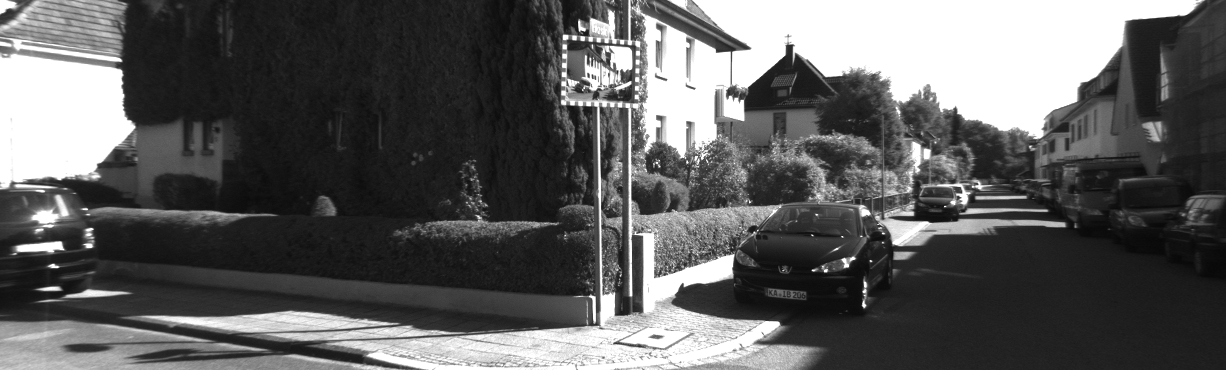
#> input picture Question 2 and 3 Images/000023.png, 1226 x 370 px
$ jupyter execute CV_Epipoles.ipynb
#> lines starting #> are read from the running program, lines starting #| are printed output that depends on the picture; after the words box and inside, x2 and y2 are one past the last pixel; in counts of white or black regions, pixels touching at a corner belong together
[cell 1]
import matplotlib.pyplot as plt
import numpy as np
import cv2

[cell 2]
# Function for picking up points and finding their epipolar lines, on the images
def selectPointsAndfindEpipolarLines(imageL,imageR,F):
    points_L = []
    points_R = []

    mid_point_1 = (imageL.shape[0]//2,imageL.shape[1]//2)
    mid_point_2 = (imageR.shape[0]//2,imageR.shape[1]//2)

    points_L = [[mid_point_1[0],i,1] for i in range(1,imageL.shape[1],10)]
    points_R = [[mid_point_2[0],i,1] for i in range(1,imageR.shape[1],10)]

    lines_L = np.array([ np.dot(F,i) for i in points_R])
    lines_R = np.array([ np.dot(F.transpose(),i) for i in points_L])

    return points_L,points_R,lines_L,lines_R

# Function for drawing Epipolar Lines on images
def drawPointsAndEpipolarLines(pts_1,pts_2,imageL,lines_L,imageR,lines_R):

    output_imageL_points = imageL.copy()
    output_imageR_points = imageR.copy()

    output_imageL_lines = imageL.copy()
    output_imageR_lines = imageR.copy()

    for p in pts_1:
        color = (255,0,0)
        x,y = p[0],p[1]
        output_imageL_points = cv2.circle(output_imageL_points,(x,y)[::-1],5,color,-1)

    for p in pts_2:
        color = (255,0,0)
        x,y = p[0],p[1]
        output_imageR_points = cv2.circle(output_imageR_points,(x,y)[::-1],5,color,-1)

    for r in lines_L:
        color = (0,255,0)
        x0, y0 = map(int, [0, -r[2]/r[1]])
        x1, y1 = map(int, [imageL.shape[1], -(r[2]+r[0]*imageL.shape[1])/r[1]])
        output_imageL_lines = cv2.line(output_imageL_lines, (x0,y0), (x1,y1), color, 2)

    for r in lines_R:
        color = (0,255,0)
        x0, y0 = map(int, [0, -r[2]/r[1]])
        x1, y1 = map(int, [imageR.shape[1], -(r[2]+r[0]*imageR.shape[1])/r[1]])
        output_imageR_lines = cv2.line(output_imageR_lines, (x0,y0), (x1,y1), color, 2)

    fig = plt.figure(figsize=(20,6),facecolor='gray')

    fig.add_subplot(2,2,1)
    plt.imshow(output_imageL_points)
    plt.axis('off')
    plt.title('Points in Image 1')

    fig.add_subplot(2,2,3)
    plt.imshow(output_imageR_points)
    plt.axis('off')
    plt.title('Points in Image 2')

    fig.add_subplot(2,2,4)
    plt.imshow(output_imageL_lines)
    plt.axis('off')
    plt.title('Epipolar lines in Image 1')

    fig.add_subplot(2,2,2)
    plt.imshow(output_imageR_lines)
    plt.axis('off')
    plt.title('Epipolar lines in Image 2')

    return plt

From FM.txt

[cell 3]
F = np.array([
    [3.34638533e-07,  7.58547151e-06, -2.04147752e-03],
    [-5.83765868e-06,  1.36498636e-06, 2.67566877e-04],
    [1.45892349e-03, -4.37648316e-03,  1.00000000e+00]
])

### Checking Code for Finding Epipolar Lines for points on the other Image

[cell 4]
# Load the images
imageL = cv2.imread('./Question 2 and 3 Images/000023.png')
#> imageL is the input picture: shape (370, 1226, 3); min 7, max 255, mean 93
imageR = cv2.imread('./Question 2 and 3 Images/000000.png')
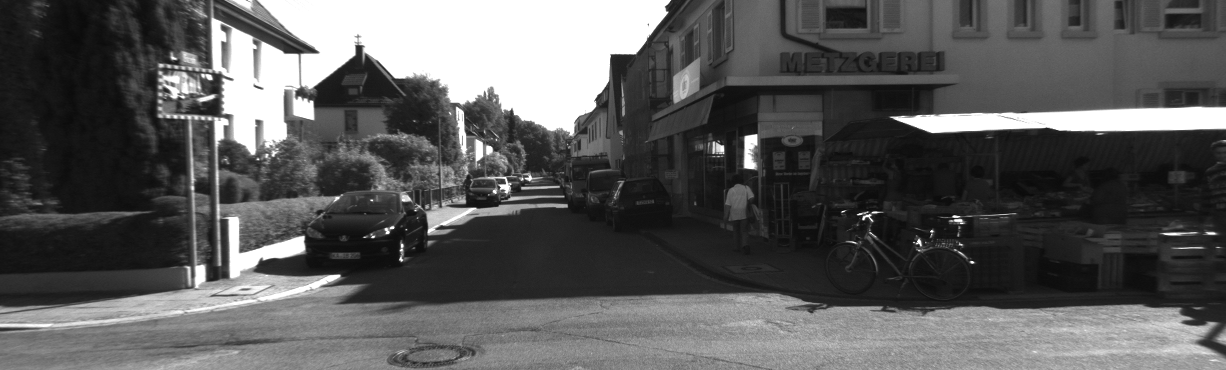
#> input picture Question 2 and 3 Images/000000.png, 1226 x 370 px
#> imageR is the input picture: shape (370, 1226, 3); min 9, max 255, mean 89.5

points_L,points_R,lines_L,lines_R = selectPointsAndfindEpipolarLines(
    imageL=imageL,imageR=imageR,
    F=F
)
#> points_L = 123 items, first 6: [185, 1, 1], [185, 11, 1], [185, 21, 1], [185, 31, 1], [185, 41, 1], [185, 51, 1]; points_R has the same summary as points_L; lines_L = 123 rows, first 8: [-0.00197, -0.000811, 1.27], [-0.0019, -0.000797, 1.22], [-0.00182, -0.000784, 1.18], [-0.00174, -0.00077, 1.13], [-0.00167, -0.000756, 1.09], [-0.00159, -0.000743, 1.05], [-0.00152, -0.000729, 1], [-0.00144, -0.000715, 0.959]; lines_R = 123 rows, first 8: [0.00151, -0.00297, 0.623], [0.00146, -0.00296, 0.625], [0.0014, -0.00294, 0.628], [0.00134, -0.00293, 0.631], [0.00128, -0.00292, 0.633], [0.00122, -0.0029, 0.636], [0.00116, -0.00289, 0.639], [0.00111, -0.00288, 0.641]

plt = drawPointsAndEpipolarLines(
    pts_1=points_L,
    pts_2=points_R,
    imageL=imageL,lines_L=lines_L,
    imageR=imageR,lines_R=lines_R
)
#> the loop in drawPointsAndEpipolarLines, `for p in pts_1:` made 123 passes
#> (p, y) on passes 1 to 12: ([185, 1, 1], 1), ([185, 11, 1], 11), ([185, 21, 1], 21), ([185, 31, 1], 31), ([185, 41, 1], 41), ([185, 51, 1], 51), ([185, 61, 1], 61), ([185, 71, 1], 71), ([185, 81, 1], 81), ([185, 91, 1], 91), ([185, 101, 1], 101), ([185, 111, 1], 111)
#> after the loop in drawPointsAndEpipolarLines, `for p in pts_1:`:
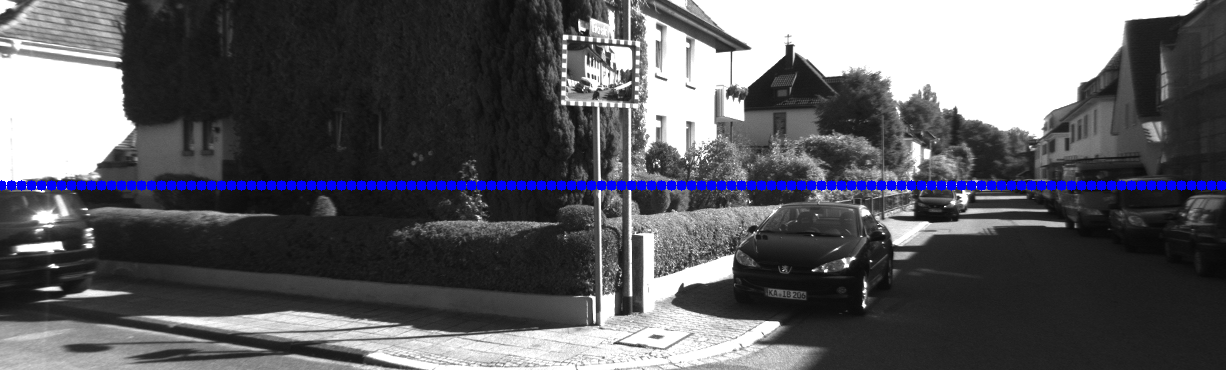
#> output_imageL_points: shape (370, 1226, 3); mean B, G, R 97.2, 91.7, 91.7
#> the loop in drawPointsAndEpipolarLines, `for p in pts_2:` made 123 passes
#> after the loop in drawPointsAndEpipolarLines, `for p in pts_2:`:
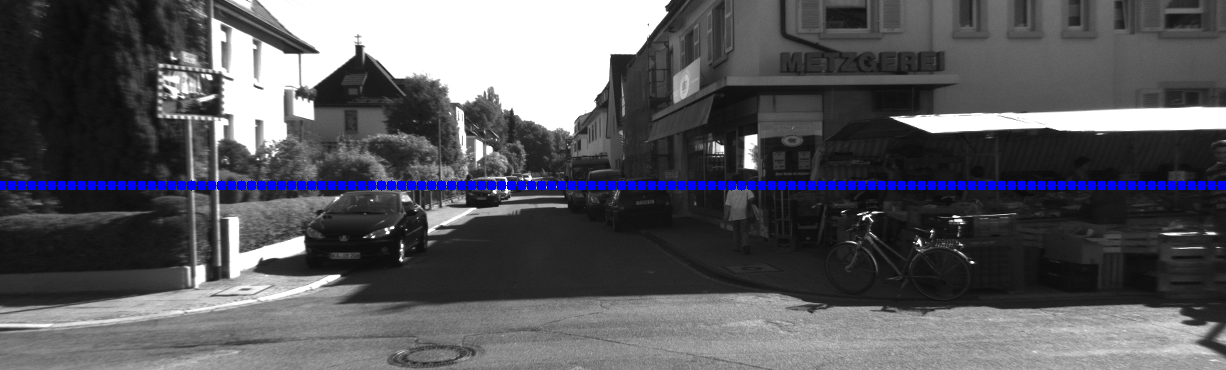
#> output_imageR_points: shape (370, 1226, 3); mean B, G, R 94.1, 88.6, 88.6
#> the loop in drawPointsAndEpipolarLines, `for r in lines_L:` made 123 passes
#> (r, y0, y1) on passes 1 to 12: ([-0.00197, -0.000811, 1.27], 1560, -1420), ([-0.0019, -0.000797, 1.22], 1532, -1383), ([-0.00182, -0.000784, 1.18], 1503, -1344), ([-0.00174, -0.00077, 1.13], 1472, -1304), ([-0.00167, -0.000756, 1.09], 1441, -1262), ([-0.00159, -0.000743, 1.05], 1409, -1219), ([-0.00152, -0.000729, 1], 1375, -1174), ([-0.00144, -0.000715, 0.959], 1340, -1128), ([-0.00137, -0.000702, 0.915], 1304, -1080), ([-0.00129, -0.000688, 0.872], 1266, -1030), ([-0.00121, -0.000675, 0.828], 1227, -978), ([-0.00114, -0.000661, 0.784], 1186, -923)
#> after the loop in drawPointsAndEpipolarLines, `for r in lines_L:`:
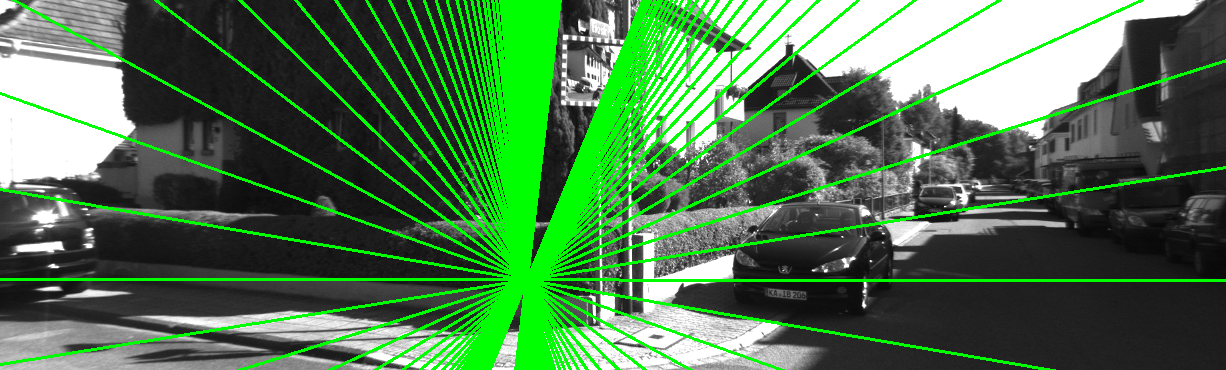
#> output_imageL_lines: shape (370, 1226, 3); mean B, G, R 79.1, 118.9, 79.1
#> the loop in drawPointsAndEpipolarLines, `for r in lines_R:` made 123 passes
#> r on passes 7 to 18: [0.00116, -0.00289, 0.639], [0.00111, -0.00288, 0.641], [0.00105, -0.00286, 0.644], [0.00099, -0.00285, 0.647], [0.000931, -0.00284, 0.649], [0.000873, -0.00282, 0.652], [0.000814, -0.00281, 0.655], [0.000756, -0.00279, 0.657], [0.000698, -0.00278, 0.66], [0.000639, -0.00277, 0.663], [0.000581, -0.00275, 0.665], [0.000523, -0.00274, 0.668]
#> (r, y0, y1) on passes 1 to 6: ([0.00151, -0.00297, 0.623], 209, 834), ([0.00146, -0.00296, 0.625], 211, 815), ([0.0014, -0.00294, 0.628], 213, 795), ([0.00134, -0.00293, 0.631], 215, 775), ([0.00128, -0.00292, 0.633], 217, 755), ([0.00122, -0.0029, 0.636], 219, 735)
#> after the loop in drawPointsAndEpipolarLines, `for r in lines_R:`:
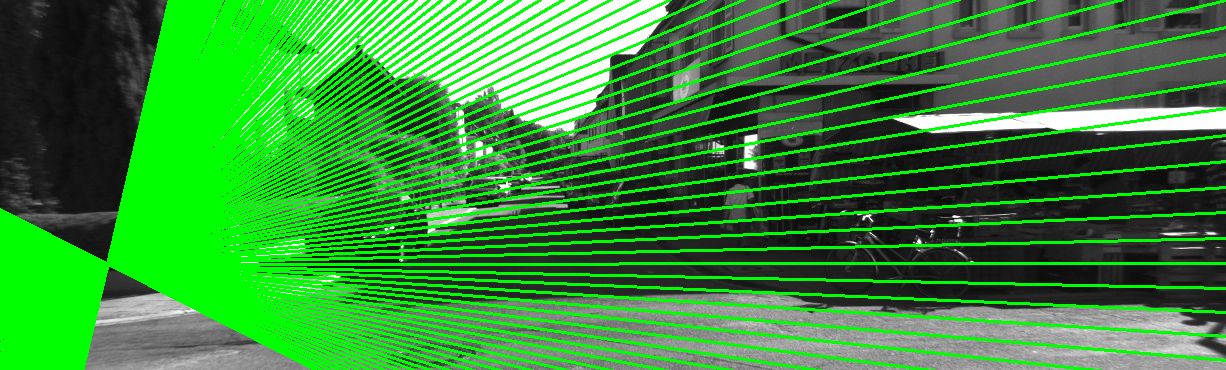
#> output_imageR_lines: shape (370, 1226, 3); mean B, G, R 56.4, 138.7, 56.4

plt.show()
#> figure, not shown here; B, G, R data is drawn as R, G, B

### 10 uniformly spaced points and their corresponding points

[cell 5]
print(imageL.shape,imageR.shape)
#| (370, 1226, 3) (370, 1226, 3)

[cell 6]
def find_descriptor(image, pixel_coordinates):
    # Convert pixel coordinates to keypoint format
    keypoint = cv2.KeyPoint(x=pixel_coordinates[1], y=pixel_coordinates[0], size=1)

    # Initialize SIFT detector
    sift = cv2.SIFT_create()

    # Compute SIFT descriptors for the keypoint
    keypoints, descriptors = sift.compute(image, [keypoint])

    # Return the descriptor
    return descriptors[0]

Finding Correspondance of Left Image points on same Epipolar Line on Right Image

[cell 7]
temp1 = imageL.copy()
temp2 = imageR.copy()

colors = [(0,0,255),(0,255,0),(255,0,0),(0,255,255),(0,0,255),(0,255,0),(255,0,0),(0,255,255),(0,0,255),(0,255,0)]

# First Epipolar Line
left_epipolar_line = lines_L[22]

# 10 points on First Epipolar Line
uniformly_spaced_points_L = [(
    -(left_epipolar_line[2]+left_epipolar_line[0]*(imageL.shape[1]//2 + 20*i))/left_epipolar_line[1],
    imageL.shape[1]//2 + 20*i
) for i in range(-5,5)]

# Finding Descriptors of the 10 points
descriptors_L = np.array([ find_descriptor(imageL,(round(i[0]),round(i[1]))) for i in uniformly_spaced_points_L ])


# Plotting First Epipolar Line
x0, y0 = map(int, [0, -left_epipolar_line[2]/left_epipolar_line[1]])
x1, y1 = map(int, [imageL.shape[1], -(left_epipolar_line[2]+left_epipolar_line[0]*imageL.shape[1])/left_epipolar_line[1]])
temp1 = cv2.line(temp1, (x0,y0), (x1,y1), (0,0,0), 2)
#> temp1: shape (370, 1226, 3); 0.48% of pixels changed, all inside (x1, y1, x2, y2) = (373, 0, 1002, 370)


# Plotting 10 uniformly spaced points on First Epipolar Line
c = 0
for i in uniformly_spaced_points_L:
    x,y = round(i[0]),round(i[1])
    temp1 = cv2.circle(temp1,(y,x),6,colors[c],-1)
    c+=1
#> this loop made 10 passes
#> i on passes 1 to 10: (288.1, 513), (276.3, 533), (264.4, 553), (252.5, 573), (240.7, 593), (228.8, 613), (216.9, 633), (205, 653), (193.2, 673), (181.3, 693)
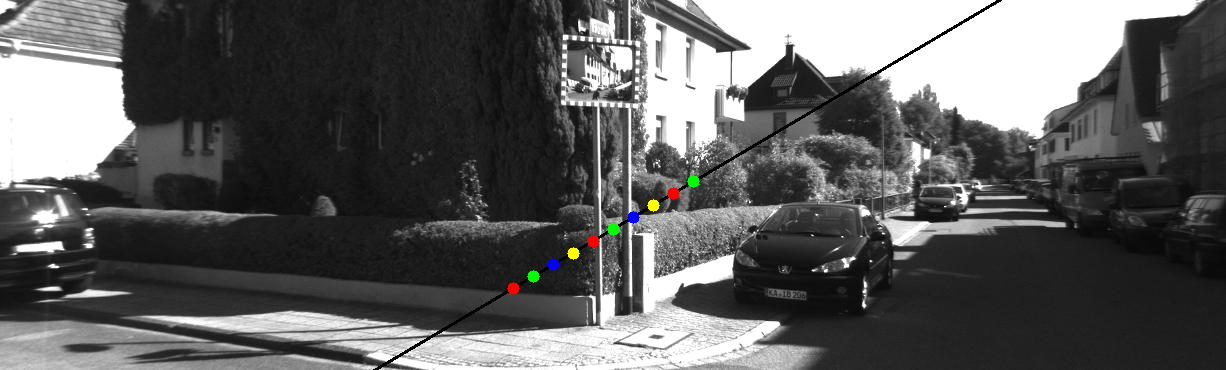
#> temp1: shape (370, 1226, 3); mean B, G, R 92.4, 92.6, 92.6


# Computing the Second Epipolar Line
epipolar_line_on_right = [0,0,0]

for i in uniformly_spaced_points_L:
    temp_line = np.dot( F.transpose() , (i[0],i[1],1) )

    epipolar_line_on_right[0] += temp_line[0]
    epipolar_line_on_right[1] += temp_line[1]
    epipolar_line_on_right[2] += temp_line[2]

epipolar_line_on_right[0]/=10
epipolar_line_on_right[1]/=10
epipolar_line_on_right[2]/=10

# Plotting the Second Epipolar Line
x2, y2 = map(int, [0, -epipolar_line_on_right[2]/epipolar_line_on_right[1]])
x3, y3 = map(int, [imageR.shape[1], -(epipolar_line_on_right[2]+epipolar_line_on_right[0]*imageR.shape[1])/epipolar_line_on_right[1]])
temp2 = cv2.line(temp2,(x2,y2),(x3,y3),(0,0,0),2)
#> temp2: shape (370, 1226, 3); 0.35% of pixels changed, all inside (x1, y1, x2, y2) = (11, 0, 346, 370)

# Finding the Corresponding Points
x_min = 0
y_min = 0

x_max = imageR.shape[0]
y_max = imageR.shape[1]

corr_points_R = [None for _ in range(10)]
error_in_corr_R = [float('inf') for _ in range(10)]

for xi in range(x_min,x_max):
    yi = round(-(epipolar_line_on_right[1]*xi + epipolar_line_on_right[2])/epipolar_line_on_right[0])
    if y_min <= yi < y_max:
        fdi = np.array(find_descriptor(imageR,(xi,yi)))

        for p in range(10):
            diff = np.sum((fdi-descriptors_L[p])**2)

            if error_in_corr_R[p] >  diff:
                error_in_corr_R[p] = diff
                corr_points_R[p] = (xi,yi)

# Plotting the corresponding points
c=0
for i in corr_points_R:
    temp2 = cv2.circle(temp2,i[::-1],6,colors[c],-1)
    c+=1
#> this loop made 10 passes
#> i on passes 1 to 10: (266, 106), (183, 180), (226, 142), (210, 156), (178, 185), (46, 303), (168, 194), (170, 192), (201, 164), (54, 296)
#> temp2: shape (370, 1226, 3); mean B, G, R 89, 89.2, 89.2

c=0
result = np.hstack((temp1, temp2))
for (x1, y1), (x2, y2) in zip(uniformly_spaced_points_L, corr_points_R):
    result = cv2.line(result, (round(y1), round(x1)), (temp1.shape[1] + round(y2), round(x2)), colors[c], 2)
    c+=1
#> this loop made 10 passes
#> (x1, y1, x2, y2) on passes 1 to 10: (288.1, 513, 266, 106), (276.3, 533, 183, 180), (264.4, 553, 226, 142), (252.5, 573, 210, 156), (240.7, 593, 178, 185), (228.8, 613, 46, 303), (216.9, 633, 168, 194), (205, 653, 170, 192), (193.2, 673, 201, 164), (181.3, 693, 54, 296)
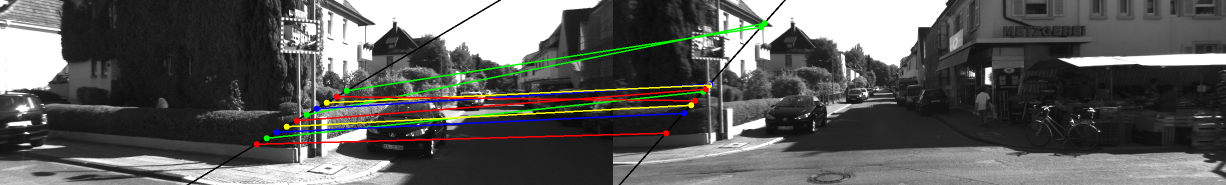
#> result: shape (370, 2452, 3) (shown at 1/2 size); mean B, G, R 90.1, 92.4, 92.4

# Show the result
fig = plt.figure(figsize=(18,10),facecolor='gray')
plt.axis('off')
plt.title("Matching of the Left Image Points to their Right Corresponding Points")
plt.imshow(result)

[cell 8]
temp1 = imageL.copy()
temp2 = imageR.copy()

colors = [(0,0,255),(0,255,0),(255,0,0),(0,255,255),(0,0,255),(0,255,0),(255,0,0),(0,255,255),(0,0,255),(0,255,0)]

# First Epipolar Line
right_epipolar_line = lines_R[48]

# 10 points on First Epipolar Line
uniformly_spaced_points_R = [(
    -(right_epipolar_line[2]+right_epipolar_line[0]*(imageR.shape[1]//8 + 20*i))/right_epipolar_line[1],
    imageR.shape[1]//8 + 20*i
) for i in range(-5,5)]

# Finding Descriptors of the 10 points
descriptors_R = np.array([ find_descriptor(imageR,(round(i[0]),round(i[1]))) for i in uniformly_spaced_points_R ])


# Plotting First Epipolar Line
x0, y0 = map(int, [0, -right_epipolar_line[2]/right_epipolar_line[1]])
x1, y1 = map(int, [imageR.shape[1], -(right_epipolar_line[2]+right_epipolar_line[0]*imageR.shape[1])/right_epipolar_line[1]])
temp2 = cv2.line(temp2, (x0,y0), (x1,y1), (0,0,0), 2)
#> temp2: shape (370, 1226, 3); 0.41% of pixels changed, all inside (x1, y1, x2, y2) = (0, 0, 588, 326)


# Plotting 10 uniformly spaced points on First Epipolar Line
c = 0
for i in uniformly_spaced_points_R:
    x,y = round(i[0]),round(i[1])
    temp2 = cv2.circle(temp2,(y,x),6,colors[c],-1)
    c+=1
#> this loop made 10 passes
#> i on passes 1 to 10: (294.7, 53), (283.6, 73), (272.5, 93), (261.4, 113), (250.3, 133), (239.2, 153), (228.1, 173), (217, 193), (205.9, 213), (194.7, 233)
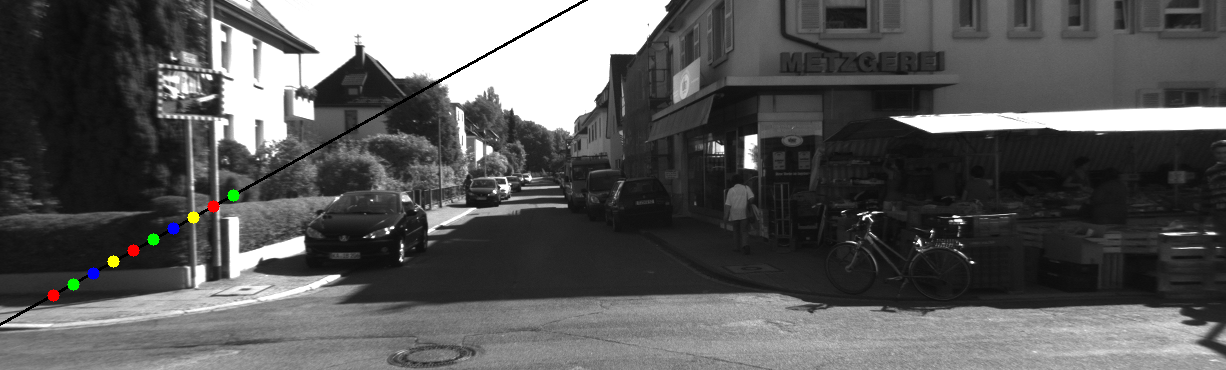
#> temp2: shape (370, 1226, 3); mean B, G, R 89.1, 89.3, 89.3


# Computing the Second Epipolar Line
epipolar_line_on_left = [0,0,0]

for i in uniformly_spaced_points_R:
    temp_line = np.dot( F , (i[0],i[1],1) )

    epipolar_line_on_left[0] += temp_line[0]
    epipolar_line_on_left[1] += temp_line[1]
    epipolar_line_on_left[2] += temp_line[2]

epipolar_line_on_left[0]/=10
epipolar_line_on_left[1]/=10
epipolar_line_on_left[2]/=10

# Plotting the Second Epipolar Line
x2, y2 = map(int, [0, -epipolar_line_on_left[2]/epipolar_line_on_left[1]])
x3, y3 = map(int, [imageL.shape[1], -(epipolar_line_on_left[2]+epipolar_line_on_left[0]*imageL.shape[1])/epipolar_line_on_left[1]])
temp1 = cv2.line(temp1,(x2,y2),(x3,y3),(0,0,0),2)
#> temp1: shape (370, 1226, 3); 0.39% of pixels changed, all inside (x1, y1, x2, y2) = (425, 0, 839, 370)

# Finding the Corresponding Points
x_min = 0
y_min = 0

x_max = imageR.shape[0]
y_max = imageR.shape[1]

corr_points_L = [None for _ in range(10)]
error_in_corr_L = [float('inf') for _ in range(10)]

for xi in range(x_min,x_max):
    yi = round(-(epipolar_line_on_left[1]*xi + epipolar_line_on_left[2])/epipolar_line_on_left[0])
    if y_min <= yi < y_max:
        fdi = np.array(find_descriptor(imageL,(xi,yi)))

        for p in range(10):
            diff = np.sum((fdi-descriptors_R[p])**2)

            if error_in_corr_L[p] >  diff:
                error_in_corr_L[p] = diff
                corr_points_L[p] = (xi,yi)

# Plotting the corresponding points
c=0
for i in corr_points_L:
    temp1 = cv2.circle(temp1,i[::-1],6,colors[c],-1)
    c+=1
#> this loop made 10 passes
#> i on passes 1 to 10: (317, 486), (351, 448), (295, 510), (343, 457), (274, 533), (46, 785), (148, 672), (188, 628), (217, 596), (190, 626)
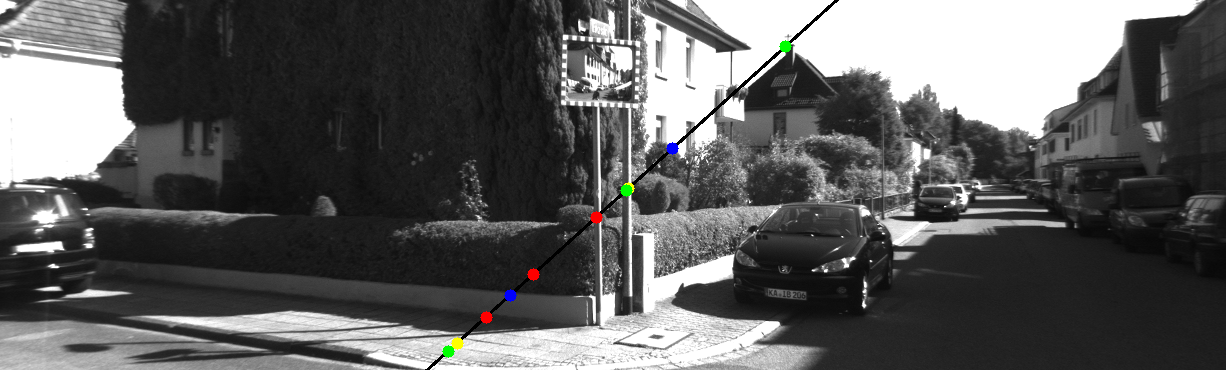
#> temp1: shape (370, 1226, 3); mean B, G, R 92.3, 92.5, 92.5

c=0
result = np.hstack((temp2,temp1))
for (x1, y1), (x2, y2) in zip(uniformly_spaced_points_R, corr_points_L):
    result = cv2.line(result, (round(y1), round(x1)), (temp1.shape[1] + round(y2), round(x2)), colors[c], 2)
    c+=1
#> this loop made 10 passes
#> (x1, y1, x2, y2) on passes 1 to 10: (294.7, 53, 317, 486), (283.6, 73, 351, 448), (272.5, 93, 295, 510), (261.4, 113, 343, 457), (250.3, 133, 274, 533), (239.2, 153, 46, 785), (228.1, 173, 148, 672), (217, 193, 188, 628), (205.9, 213, 217, 596), (194.7, 233, 190, 626)
#> pass 3, `result = cv2.line(result, (round(y1), round(x1)), (temp1.shape[1] + ro..`:
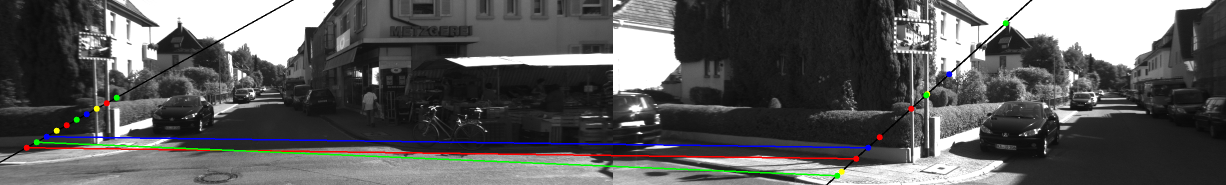
#> result: shape (370, 2452, 3) (shown at 1/2 size); mean B, G, R 90.6, 90.7, 90.7

# Show the result
fig = plt.figure(figsize=(18,10),facecolor='gray')
plt.axis('off')
plt.title("Matching of the Right Image Points to their Left Corresponding Points")
plt.imshow(result)
